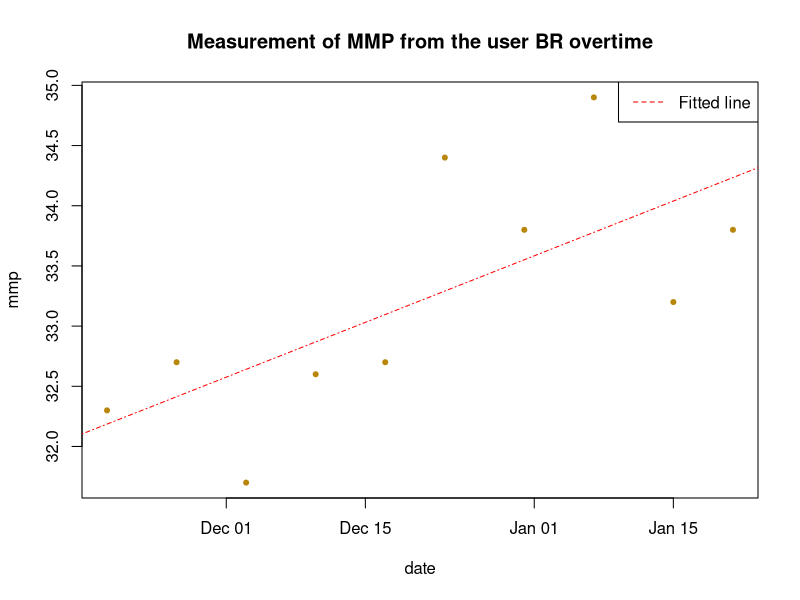

Generate this figure with R:
## ---- chunk 1
knitr::opts_chunk$set(echo = TRUE)
## ---- chunk 2
diet <- read.csv('dietas.csv', 
                 col.names = c('USER', 'DATE', 'WEIGHT', 'BMI', 'BFP', 'MMP', 'VF'),
                 colClasses = c('factor', 'character', 'numeric', 'numeric', 'numeric', 'numeric','numeric'))
diet[,'DATE'] <- as.Date(diet[,'DATE'], format = '%m/%d/%Y')
## ---- chunk 3
selectedUser <- 'BR'
selectedMeasure <- 'MMP'

## ---- chunk 4
head(diet, 6)
person_diet <- diet[diet$USER == selectedUser,] # Subsetting the data
## ---- chunk 5
plot(x = person_diet$DATE, y = person_diet[,selectedMeasure], pch = 20,
     xlab = 'date', ylab = tolower(selectedMeasure), col = 'darkgoldenrod',
     main = paste('Measurement of', selectedMeasure, 'from the user', selectedUser, 'overtime'))
abline(lm(person_diet[,selectedMeasure] ~ person_diet$DATE), col = 'red', lty = 4)
legend('topright', 'Fitted line', lty = 2, col = 'red')
